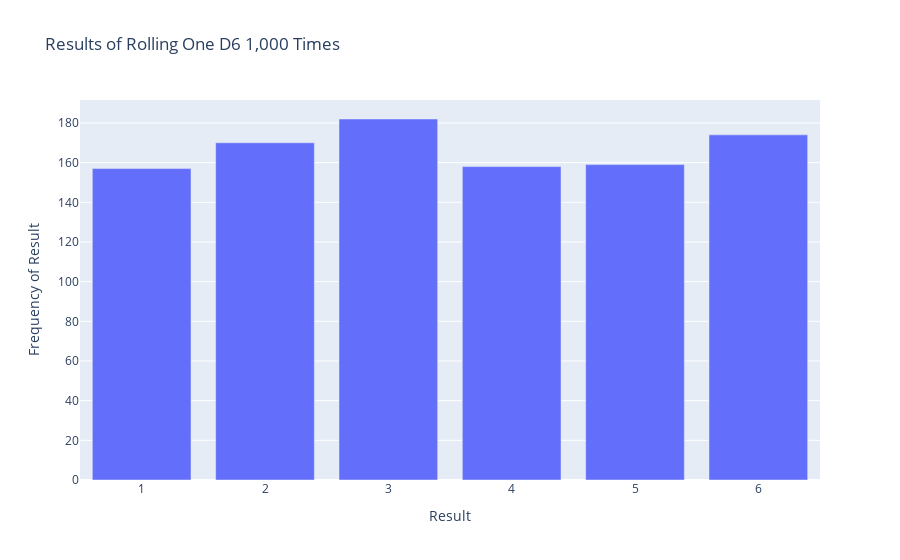

Here is the notebook cell this chart was saved with:
### Code cell
import plotly.express as px

results = []
for roll_num in range(1000):
    result = die.roll()
    results.append(result)

# Analyze the results.
frequencies = []
poss_results = range(1, die.num_sides+1)

for value in poss_results:
    frequency = results.count(value)
    frequencies.append(frequency)

# Visualize the results.
title = "Results of Rolling One D6 1,000 Times"
labels = {'x': 'Result', 'y': 'Frequency of Result'}
fig = px.bar(x=poss_results, y=frequencies, title=title, labels=labels)
fig.show()

### Figure 1 — Plotly figure (JSON) as saved in the notebook; plotly's stock layout.template omitted (floating-point values rounded to 4 significant figures)
{"data": [{"alignmentgroup": "True", "hovertemplate": "Result=%{x}<br>Frequency of Result=%{y}<extra></extra>", "legendgroup": "", "marker": {"color": "#636efa", "pattern": {"shape": ""}}, "name": "", "offsetgroup": "", "orientation": "v", "showlegend": false, "textposition": "auto", "type": "bar", "x": [1, 2, 3, 4, 5, 6], "xaxis": "x", "y": [157, 170, 182, 158, 159, 174], "yaxis": "y"}], "layout": {"barmode": "relative", "legend": {"tracegroupgap": 0}, "title": {"text": "Results of Rolling One D6 1,000 Times"}, "xaxis": {"anchor": "y", "domain": [0, 1], "title": {"text": "Result"}}, "yaxis": {"anchor": "x", "domain": [0, 1], "title": {"text": "Frequency of Result"}}}}
